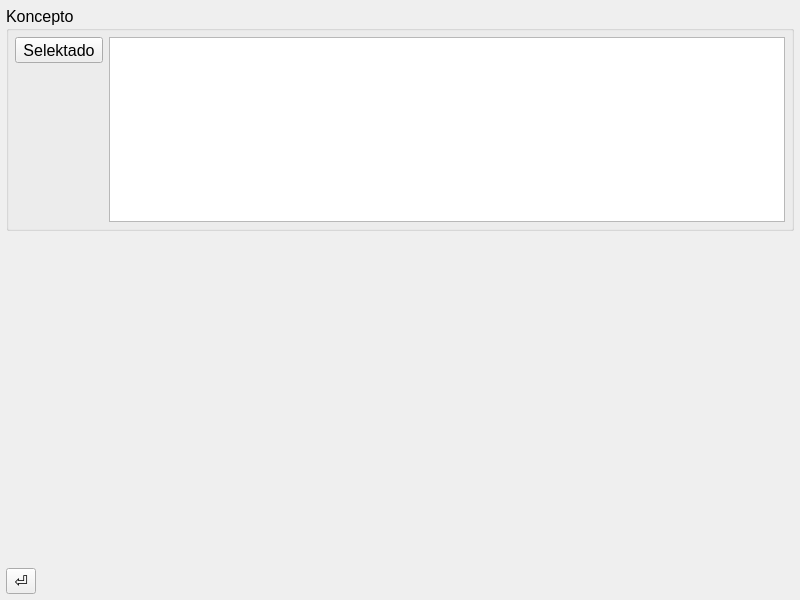
<?xml version="1.0" encoding="UTF-8"?>
<ui version="4.0">
 <class>tezauxro</class>
 <widget class="QDialog" name="tezauxro">
  <property name="geometry">
   <rect>
    <x>0</x>
    <y>0</y>
    <width>800</width>
    <height>600</height>
   </rect>
  </property>
  <property name="font">
   <font>
    <family>Noto Sans UI</family>
    <pointsize>12</pointsize>
   </font>
  </property>
  <property name="windowTitle">
   <string>Tesaŭro</string>
  </property>
  <property name="locale">
   <locale language="C" country="AnyCountry"/>
  </property>
  <layout class="QVBoxLayout" name="verticalLayout">
   <property name="leftMargin">
    <number>6</number>
   </property>
   <property name="topMargin">
    <number>6</number>
   </property>
   <property name="rightMargin">
    <number>6</number>
   </property>
   <property name="bottomMargin">
    <number>6</number>
   </property>
   <item>
    <widget class="QGroupBox" name="groupBox">
     <property name="sizePolicy">
      <sizepolicy hsizetype="Preferred" vsizetype="Maximum">
       <horstretch>0</horstretch>
       <verstretch>0</verstretch>
      </sizepolicy>
     </property>
     <property name="title">
      <string>Koncepto</string>
     </property>
     <layout class="QFormLayout" name="formLayout">
      <property name="leftMargin">
       <number>6</number>
      </property>
      <property name="topMargin">
       <number>6</number>
      </property>
      <property name="rightMargin">
       <number>6</number>
      </property>
      <property name="bottomMargin">
       <number>6</number>
      </property>
      <item row="0" column="0">
       <widget class="QToolButton" name="selektado">
        <property name="text">
         <string>Selektado</string>
        </property>
       </widget>
      </item>
      <item row="0" column="1">
       <widget class="QListWidget" name="identigiloj">
        <property name="sizePolicy">
         <sizepolicy hsizetype="Expanding" vsizetype="Expanding">
          <horstretch>0</horstretch>
          <verstretch>0</verstretch>
         </sizepolicy>
        </property>
        <property name="font">
         <font>
          <pointsize>9</pointsize>
         </font>
        </property>
        <property name="alternatingRowColors">
         <bool>true</bool>
        </property>
        <property name="selectionMode">
         <enum>QAbstractItemView::NoSelection</enum>
        </property>
        <property name="wordWrap">
         <bool>true</bool>
        </property>
        <property name="sortingEnabled">
         <bool>true</bool>
        </property>
       </widget>
      </item>
     </layout>
    </widget>
   </item>
   <item>
    <widget class="QStackedWidget" name="aliro">
     <property name="currentIndex">
      <number>0</number>
     </property>
     <widget class="QWidget" name="page">
      <layout class="QGridLayout" name="gridLayout">
       <property name="leftMargin">
        <number>0</number>
       </property>
       <property name="topMargin">
        <number>0</number>
       </property>
       <property name="rightMargin">
        <number>0</number>
       </property>
       <property name="bottomMargin">
        <number>0</number>
       </property>
       <item row="0" column="0">
        <widget class="QLabel" name="label">
         <property name="text">
          <string notr="true"/>
         </property>
         <property name="pixmap">
          <pixmap resource="gradivus.qrc">:/TurkishMachineGuns.jpg</pixmap>
         </property>
         <property name="scaledContents">
          <bool>true</bool>
         </property>
        </widget>
       </item>
      </layout>
     </widget>
     <widget class="QWidget" name="page_2">
      <layout class="QGridLayout" name="gridLayout_2">
       <property name="leftMargin">
        <number>0</number>
       </property>
       <property name="topMargin">
        <number>0</number>
       </property>
       <property name="rightMargin">
        <number>0</number>
       </property>
       <property name="bottomMargin">
        <number>0</number>
       </property>
       <item row="0" column="0">
        <widget class="QGroupBox" name="rilatoj">
         <property name="title">
          <string>Rilatoj</string>
         </property>
         <layout class="QHBoxLayout" name="horizontalLayout_2">
          <property name="leftMargin">
           <number>6</number>
          </property>
          <property name="topMargin">
           <number>6</number>
          </property>
          <property name="rightMargin">
           <number>6</number>
          </property>
          <property name="bottomMargin">
           <number>6</number>
          </property>
          <item>
           <widget class="QFrame" name="frame">
            <property name="frameShape">
             <enum>QFrame::StyledPanel</enum>
            </property>
            <property name="frameShadow">
             <enum>QFrame::Raised</enum>
            </property>
            <layout class="QVBoxLayout" name="verticalLayout_2">
             <property name="leftMargin">
              <number>6</number>
             </property>
             <property name="topMargin">
              <number>6</number>
             </property>
             <property name="rightMargin">
              <number>6</number>
             </property>
             <property name="bottomMargin">
              <number>6</number>
             </property>
             <item>
              <widget class="QTreeView" name="rilatojListo">
               <property name="sizePolicy">
                <sizepolicy hsizetype="Maximum" vsizetype="Expanding">
                 <horstretch>0</horstretch>
                 <verstretch>0</verstretch>
                </sizepolicy>
               </property>
              </widget>
             </item>
             <item>
              <layout class="QGridLayout" name="gridLayout_3">
               <item row="0" column="0">
                <widget class="QPushButton" name="malfaru">
                 <property name="enabled">
                  <bool>false</bool>
                 </property>
                 <property name="text">
                  <string>Malfaru</string>
                 </property>
                </widget>
               </item>
               <item row="0" column="1">
                <widget class="QPushButton" name="akceptu">
                 <property name="text">
                  <string>Akceptu</string>
                 </property>
                </widget>
               </item>
               <item row="1" column="0">
                <widget class="QPushButton" name="forigu">
                 <property name="enabled">
                  <bool>false</bool>
                 </property>
                 <property name="text">
                  <string>Forigu</string>
                 </property>
                </widget>
               </item>
               <item row="1" column="1">
                <widget class="QPushButton" name="vakigu">
                 <property name="text">
                  <string>Vakigu</string>
                 </property>
                </widget>
               </item>
              </layout>
             </item>
            </layout>
           </widget>
          </item>
          <item>
           <layout class="QVBoxLayout" name="verticalLayout_3">
            <item>
             <layout class="QHBoxLayout" name="aludoj">
              <item>
               <widget class="QComboBox" name="rilato">
                <property name="sizePolicy">
                 <sizepolicy hsizetype="Preferred" vsizetype="Fixed">
                  <horstretch>0</horstretch>
                  <verstretch>0</verstretch>
                 </sizepolicy>
                </property>
                <item>
                 <property name="text">
                  <string>… falas sub …</string>
                 </property>
                </item>
                <item>
                 <property name="text">
                  <string>… estas parto de …</string>
                 </property>
                </item>
                <item>
                 <property name="text">
                  <string>… estas helpo por …</string>
                 </property>
                </item>
                <item>
                 <property name="text">
                  <string>… estas rimedo por la celo …</string>
                 </property>
                </item>
                <item>
                 <property name="text">
                  <string>… rekte evoluigita de …</string>
                 </property>
                </item>
               </widget>
              </item>
              <item>
               <widget class="QToolButton" name="aludo">
                <property name="sizePolicy">
                 <sizepolicy hsizetype="Fixed" vsizetype="Fixed">
                  <horstretch>0</horstretch>
                  <verstretch>0</verstretch>
                 </sizepolicy>
                </property>
                <property name="font">
                 <font>
                  <pointsize>9</pointsize>
                  <italic>true</italic>
                 </font>
                </property>
                <property name="text">
                 <string notr="true">---</string>
                </property>
               </widget>
              </item>
             </layout>
            </item>
            <item>
             <layout class="QFormLayout" name="formLayout_2">
              <item row="0" column="0">
               <widget class="QToolButton" name="objekto">
                <property name="text">
                 <string>Objekto:</string>
                </property>
               </widget>
              </item>
              <item row="0" column="1">
               <widget class="QListView" name="objektoListo">
                <property name="sizePolicy">
                 <sizepolicy hsizetype="Expanding" vsizetype="Expanding">
                  <horstretch>0</horstretch>
                  <verstretch>0</verstretch>
                 </sizepolicy>
                </property>
                <property name="alternatingRowColors">
                 <bool>true</bool>
                </property>
                <property name="selectionMode">
                 <enum>QAbstractItemView::NoSelection</enum>
                </property>
               </widget>
              </item>
              <item row="1" column="0">
               <widget class="QLabel" name="label_2">
                <property name="font">
                 <font>
                  <pointsize>9</pointsize>
                 </font>
                </property>
                <property name="text">
                 <string>Subskribo:</string>
                </property>
               </widget>
              </item>
              <item row="1" column="1">
               <widget class="QLabel" name="subskribo">
                <property name="font">
                 <font>
                  <pointsize>9</pointsize>
                 </font>
                </property>
                <property name="text">
                 <string notr="true"/>
                </property>
               </widget>
              </item>
              <item row="2" column="0">
               <widget class="QLabel" name="label_4">
                <property name="font">
                 <font>
                  <pointsize>9</pointsize>
                 </font>
                </property>
                <property name="text">
                 <string>Stato:</string>
                </property>
               </widget>
              </item>
              <item row="2" column="1">
               <widget class="QLabel" name="stato">
                <property name="font">
                 <font>
                  <pointsize>9</pointsize>
                 </font>
                </property>
                <property name="text">
                 <string notr="true"/>
                </property>
               </widget>
              </item>
             </layout>
            </item>
            <item>
             <widget class="QCheckBox" name="kontribui">
              <property name="font">
               <font>
                <pointsize>9</pointsize>
               </font>
              </property>
              <property name="text">
               <string>kontribui</string>
              </property>
             </widget>
            </item>
           </layout>
          </item>
         </layout>
        </widget>
       </item>
      </layout>
     </widget>
    </widget>
   </item>
   <item>
    <layout class="QHBoxLayout" name="horizontalLayout">
     <item>
      <widget class="QToolButton" name="reiru">
       <property name="text">
        <string notr="true">⏎</string>
       </property>
      </widget>
     </item>
     <item>
      <spacer name="horizontalSpacer">
       <property name="orientation">
        <enum>Qt::Horizontal</enum>
       </property>
       <property name="sizeHint" stdset="0">
        <size>
         <width>40</width>
         <height>20</height>
        </size>
       </property>
      </spacer>
     </item>
    </layout>
   </item>
  </layout>
 </widget>
 <resources>
  <include location="gradivus.qrc"/>
 </resources>
 <connections/>
</ui>
